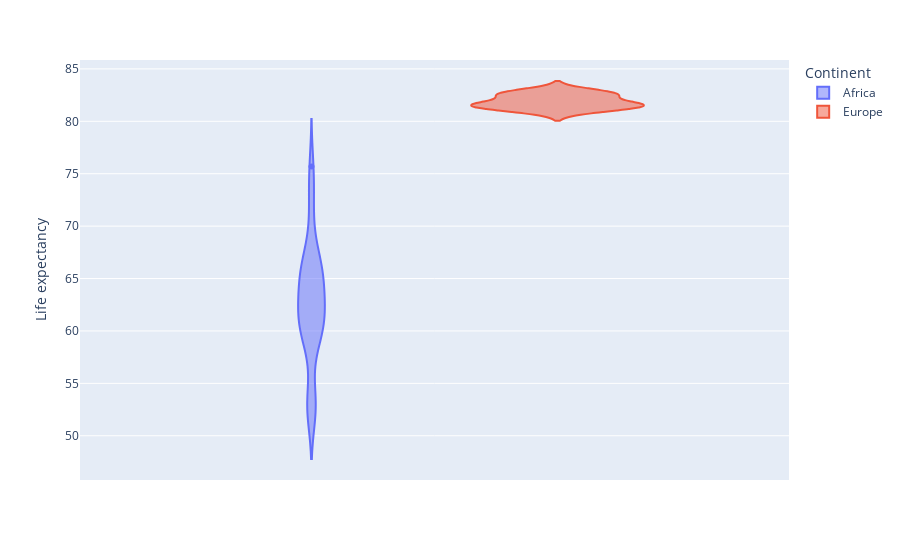

Here is the notebook cell this chart was saved with:
### Code cell
continents = ["Africa", "Europe"]
px.violin(gdp_pop_le.query("Year == 2017 and Continent in @continents").dropna(), y = "Life expectancy", color = "Continent")

### Figure 1 — Plotly figure (JSON) as saved in the notebook; plotly's stock layout.template omitted (floating-point values rounded to 4 significant figures)
{"data": [{"alignmentgroup": "True", "box": {"visible": false}, "hovertemplate": "Continent=Africa<br>Life expectancy=%{y}<extra></extra>", "legendgroup": "Africa", "marker": {"color": "#636efa"}, "name": "Africa", "offsetgroup": "Africa", "orientation": "v", "scalegroup": "True", "showlegend": true, "type": "violin", "x0": " ", "xaxis": "x", "y": [75.7, 59.9, 66.8, 59.5, 61.6, 60.8, 53.7, 52.3, 71.3, 66.2, 64, 62.5, 53.1, 60.6, 65.1, 63, 65.1, 62.2, 52.3, 65.9, 67.8, 73.8, 58.7, 65.4, 65.4, 60.2, 62.1, 60.7], "y0": " ", "yaxis": "y"}, {"alignmentgroup": "True", "box": {"visible": false}, "hovertemplate": "Continent=Europe<br>Life expectancy=%{y}<extra></extra>", "legendgroup": "Europe", "marker": {"color": "#EF553B"}, "name": "Europe", "offsetgroup": "Europe", "orientation": "v", "scalegroup": "True", "showlegend": true, "type": "violin", "x0": " ", "xaxis": "x", "y": [81.6, 81.4, 81.1, 81.5, 82.5, 80.9, 82.7, 81.7, 81.7, 82.6, 81.5, 83, 82.4], "y0": " ", "yaxis": "y"}], "layout": {"legend": {"title": {"text": "Continent"}, "tracegroupgap": 0}, "margin": {"t": 60}, "violinmode": "group", "xaxis": {"anchor": "y", "domain": [0, 1]}, "yaxis": {"anchor": "x", "domain": [0, 1], "title": {"text": "Life expectancy"}}}}
